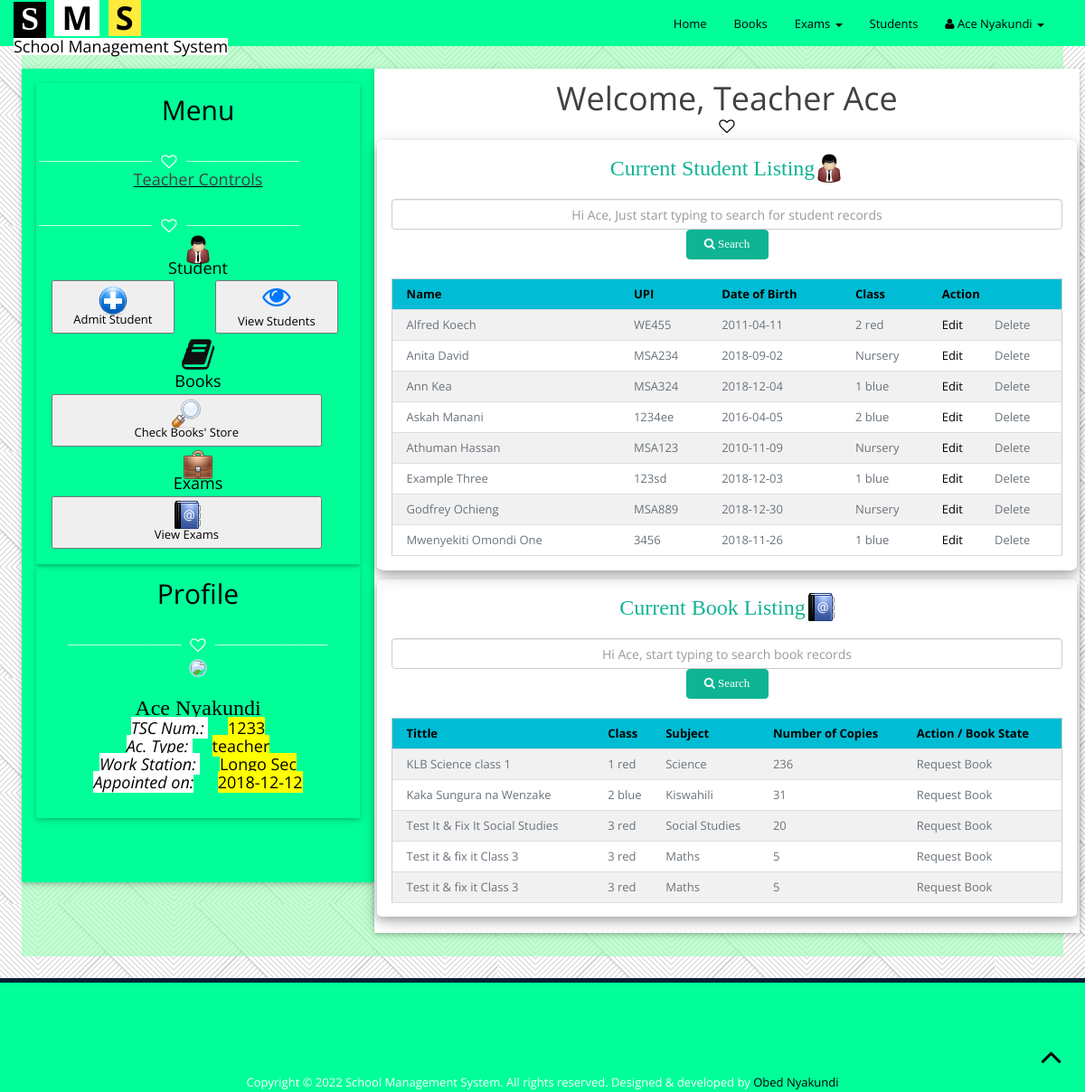
Page /home.php (signed in) on the committed database.
### tables this page shows
CREATE TABLE `teacher` (
  `name` varchar(200) NOT NULL,
  `tscNum` int(10) NOT NULL,
  `dateOfBirth` date NOT NULL,
  `dateOfAppointment` date NOT NULL,
  `currentWorkingStation` varchar(200) NOT NULL,
  `type` varchar(20) NOT NULL DEFAULT 'teacher',
  `password` varchar(200) NOT NULL
);

CREATE TABLE `students` (
  `name` varchar(200) NOT NULL,
  `dateOfBirth` date NOT NULL,
  `upi` varchar(20) NOT NULL,
  `class` varchar(10) NOT NULL
);

CREATE TABLE `books` (
  `id` int(11) NOT NULL,
  `title` varchar(100) NOT NULL,
  `class` varchar(10) NOT NULL,
  `subject` varchar(20) NOT NULL,
  `numberOfCopies` int(11) NOT NULL
);

### connection.php (called while the page is built, shortened)
<?php
if(mysqli_connect_errno()){
	die("<script> alert (\" There was a fatal error connecting to the database\");</script>");
}
else
{
		function is_logged_in(){
			if (isset($_COOKIE["name"]) && isset($_COOKIE["tsc"]) && isset($_COOKIE["type"])) {
				$uname=$_COOKIE["name"];
				$tsc=$_COOKIE["tsc"];
				$type=$_COOKIE["type"];
				$funame=substr($uname, 0,strpos($uname," "));
				return true;
			}
			else
			{
				return false;
			}
		}
		function is_headTeacher()
		{
			if (is_logged_in() && $_COOKIE["type"]=="HTeacher"){
				return true;
			}
			else
			{
				return false;
			}
		}
}
?>

### home.php (the view, shortened to what this page needs)
<?php
	require "connection.php";
if (is_logged_in()) {
		require "header1.php";
?>
<section height="auto">
	<div class="container works clearfix">
		<div class="row">
			<div class="left-panel col-xs-4 pull-left w3-card-2">
				<div class="user-details w3-card-2">
				<div class="text-center">
					<h2>Menu</h2>
				</div>
				<div class="menu-div">
				<div class='devider'><i class='fa fa-heart-o fa-lg'></i></div>
				<u><h4 class="colored text-center">Teacher Controls</h4></u>
				<div class='devider'><i class='fa fa-heart-o fa-lg'></i></div>
					<div class='row'>
					<center><img src="./img/icons/User.png"> <br> <h4>Student</h4></center>
						<div class='col-xs-6'>
							<a href='#'> <button class='btn-control' onclick="unhide('frmAdmit')"> <img src="./img/icons/Add.png"><br> Admit Student </button></a>
						</div>
						<div class='col-xs-6'>
						<a href="home.php#students"><button class='btn-control'><i class='fa fa-eye heighten-two'></i><br>View Students</button> </a>
						</div>
					</div>
					<div class='row'>
					<center><i class='fa fa-book heighten'></i> <br> <h4>Books</h4></center>
						<div class='col-xs-12'>
							<a href="home.php#books"><button class='btn-control'><img src="./img/icons/Search.png"><br/>Check Books' Store </button> </a>
						</div>
					</div>
					<div class='row'>
					<center><img src="./img/icons/Portfolio.png"> <br> <h4>Exams</h4></center>
						<div class='col-xs-12'>
							<a href="#"><button class='btn-control' onclick="unhide('examfrm')"><img src="./img/icons/Address_Book.png"><br/>View Exams </button> </a>
						</div>
					</div>
				</div>
				</div>
			<?php include_once "profile_sec.php";?>
			</div>
			<div class="main-panel col-xs-8 w3-card-2 pull-right">
			<div class="row">
			<div class="text-center">
				<h1 class="colored">Welcome, <?php
				if (is_headTeacher()) {
					echo "Admin ";
				}
				else
				{
					echo "Teacher ";
				}
				echo $funame;
				?></h1>
				<div class="black-devider"><i class="fa fa-heart-o fa-lg"></i></div>
			</div>
				</div>
				<div class="row">
				<div class="text-center  ordinary-form w3-card-4">
					<h3 class="frm-text">Current Student Listing<img src="./img/icons/User.png"></h3><br>
					<div>
					<div id="search-bar form-group">
				<form method="post" action="">
					<input type="text" autofocus placeholder="Hi <?php echo $funame?>, Just start typing to search for student records" name="search-text" class="form-control text-center" onkeyup="showresult(this.value,'ser','txtHint');">
					<button  class="btn btn-info" id="btn-srch" type="submit" name="search-main"><i class="fa fa-search -fa-lg"></i> Search</button>
				</form>
				</div>
						<div>
						<br>
						<table class="text-center w3-table w3-bordered w3-striped w3-border">
						<tr class="w3-cyan text-center">
							<th>Name</th>
							<th>UPI</th>
							<th>Date of Birth</th>
							<th>Class</th>
							<th colspan="2" class="text-center">Action</th>
						</tr>
						<?php
						$qq="select * from `students` order by `name` asc limit 10";
                                        $rr=mysqli_query($conn,$qq);
                                        while ($row=mysqli_fetch_array($rr,MYSQLI_BOTH)) {
                                            $name= $row['name'];
                                            $dob=$row['dateOfBirth'];
                                            $class=$row['class'];
                                            $upi=$row['upi'];
                                            echo "
                                            <tr>
                                            	<td>$name</td>
                                            	<td>$upi</td>
                                            	<td>$dob</td>
                                            	<td>$class</td>
                                            	<td><a href='edit_delete.php?request=stedit&upi=$upi&nm=$name&class=$class&dob=$dob'>Edit</a></td>
                                            	";
                                            	if (is_headTeacher()) {
                                            	echo
                                            	"
                                            	<td><a href='edit_delete.php?request=stdelete&upi=$upi&nm=$name&class=$class&dob=$dob'>Delete</a></td>";
                                            }
                                            else
                                            {
                                            	echo
                                            	"
                                            	<td><span onclick=\"(<script> alert('Delete operation can only be done by the Head Teacher or Deputy Head Teacher');</script>)\">Delete</span></td>";
                                            }
                                            echo"</tr>";
                                        }
						?>
						</table>
						</div>
					</div>
				</div>
				</div>
				<div class="row">
				<div class="text-center  ordinary-form w3-card-4">
					<h3 class="frm-text">Current Book Listing<img src="./img/icons/Address_Book.png"></h3><br>
					<div>
					<div id="search-bar form-group">
				<form method="post" action="">
					<input type="text" autofocus placeholder="Hi <?php echo $funame?>, start typing to search book records" name="search-text" class="form-control text-center" onkeyup="showresult(this.value,'book','hintBook');">
					<button  class="btn btn-info" id="btn-srch" type="submit" name="search-main"><i class="fa fa-search -fa-lg"></i> Search</button>
				</form>
				</div>
						<div>
						<br>
						<table class="text-center w3-table w3-bordered w3-striped w3-border">
						<tr class="w3-cyan text-center">
							<th>Tittle</th>
							<th>Class</th>
							<th>Subject</th>
							<th>Number of Copies</th>
							<th colspan="2" class="text-center">Action / Book State</th>
						</tr>
						<?php
						$qq="select * from `books` order by `id` asc limit 10";
                                        $rr=mysqli_query($conn,$qq);
                                        while ($row=mysqli_fetch_array($rr,MYSQLI_BOTH)) {
                                            $title= $row['title'];
                                            $class=$row['class'];
                                            $subject=$row['subject'];
                                            $noc=$row['numberOfCopies'];
                                            echo "
                                            <tr>
                                            	<td>$title</td>
                                            	<td>$class</td>
                                            	<td>$subject</td>
                                            	<td>$noc</td>
                                            	";
                                            	if (is_headTeacher()) {
                                            	echo"
                                            	<td>Edit</td>
                                            	<td>Delete</td>
                                            </tr>";
                                        }else
                                        {
                                        	echo"
                                            	<td>Request Book</td>
                                            </tr>";
                                        }
                                        }
						?>
						</table>
						</div>
					</div>
				</div>
				</div>
			</div>
			</div>
		</div>
	</div>
<?php
		require "footer0.php";
	}
	else
	{
		header("location:index.php");
	}
?>

### profile_sec.php
<div class="user-details text-center w3-card-2">
	<h2>Profile</h2>
	<div class="devider"><i class="fa fa-heart-o fa-lg"></i></div>
	<div>
		<img src="./img/members/default.jpg" class="featured-thumbnail">
		<div class='user-details'>
			<?php
			$sqprof="select * from `teacher` where `tscNum`='$tsc'";
			$user_record=mysqli_fetch_array(mysqli_query($conn,$sqprof),MYSQLI_BOTH);
			$current_working_station=$user_record['currentWorkingStation'];
			$date_of_appointment=$user_record['dateOfAppointment'];
			echo "
			<h3> $uname </h3>
			<h4> <span class='dtag'> TSC Num.: </span> <span class='dval'> $tsc </span> <br/>
				<span class='dtag'> Ac. Type: </span> <span class='dval'> $type </span> <br/>
				<span class='dtag'> Work Station: </span> <span class='dval'> $current_working_station </span>  <br/>
				 <span class='dtag'> Appointed on:</span> <span class='dval'> $date_of_appointment </span>  <br/> </h4>
			";
			?>
		</div>
	</div>
</div>

### css/w3.css (style rules this page uses)
html { -ms-text-size-adjust:100%;-webkit-text-size-adjust:100% }
body { margin:0 }
article,aside,details,figcaption,figure,footer,header,hgroup,main,menu,nav,section,summary { display:block }
a { -webkit-tap-highlight-color:transparent;background-color:transparent }
img { border:0 }
button,input,optgroup,select,textarea { color:inherit;font:inherit;margin:0 }
button { overflow:visible }
button,select { text-transform:none }
button,html input[type=button],input[type=reset],input[type=submit] { -webkit-appearance:button;cursor:pointer }
html,body { font-family:Verdana,sans-serif;font-size:15px;line-height:1.5 }
h1,h2,h3,h4,h5,h6,.w3-slim,.w3-wide { font-family:"Segoe UI",Arial,sans-serif }
h1 { font-size:36px }
h2 { font-size:30px }
h3 { font-size:24px }
h4 { font-size:20px }
h1,h2,h3,h4,h5,h6 { font-weight:400;margin:10px 0 }
img { margin-bottom:-5px }
a { color:inherit }
table { border-collapse:collapse;border-spacing:0;width:100%;display:table }
table,th,td { border:none }
.w3-bordered tr,.w3-table-all tr { border-bottom:1px solid #ddd }
.w3-striped tbody tr:nth-child(even) { background-color:#f1f1f1 }
.w3-table td,.w3-table th,.w3-table-all td,.w3-table-all th { padding:6px 8px;display:table-cell;text-align:left;vertical-align:top }
.w3-table th:first-child,.w3-table td:first-child,.w3-table-all th:first-child,.w3-table-all td:first-child { padding-left:16px }
.w3-border { border:1px solid #ccc !important }
.w3-card-2,.w3-example { box-shadow:0 2px 4px 0 rgba(0,0,0,0.16),0 2px 10px 0 rgba(0,0,0,0.12) !important }
.w3-card-4,.w3-hover-shadow:hover { box-shadow:0 4px 8px 0 rgba(0,0,0,0.2),0 6px 20px 0 rgba(0,0,0,0.19) !important }
.w3-cyan,.w3-hover-cyan:hover { color:#000 !important;background-color:#00bcd4 !important }

### css/main.css (style rules this page uses)
body { background-color: #fff; background: url("../img/bg_1.jpg"); font-family: 'Open Sans', sans-serif; line-height: 21px; font-size: 13px; color: #6a737b; }
#btn-srch { font-family: cursive; font-size:1em; width:7em; background-color: azure-blue; height: auto }
section { margin-top: 50px; padding-top: 2em; }
.menu-div { margin-top: 1.2em; }
a { color: #000; -webkit-transition: all .3s ease-in 0s; -moz-transition: all .3s ease-in 0s; -ms-transition: all .3s ease-in 0s; -o-transition: all .3s ease-in 0s; transition: all .3s ease-in 0s; }
a, a:focus, a:hover { text-decoration: none; outline: 0; }
h1, h2, h3, h4, h5, h6 { font-weight: normal; margin: 0; }
.devider { margin-top: 30px; }
.devider i { color: #fff; }
.black-devider { color: #000; }
.devider:before, .devider:after { content: "______________________"; color: #fff; position: relative; bottom: 6px; }
.devider:before { right: 10px; }
.devider:after { left: 10px; }
.frm-text { color:#0eb493; }
.featured-thumbnail { position: relative; height:auto; width:10em; border-radius:50%; margin:5px; border:2px solid lightblue; }
h3 { font-family: FontAwesome,cursive; }
.colored { color:#404040; }
.left-panel { padding:1em; background:#00ff99; color: #000; min-height: 900px; }
.main-panel { background:#fff; min-height: 900px; padding:1em; }
.btn { width:80%; font-size:1.6em; font-style:bold; font-family: cursive,impact,times; }
.btn-info,.btn-success { background-color: #0eb493; border-color:#0eb493; }
.ordinary-form { padding: 1.2em; margin:5px; border-radius: 1%; }
.user-details { margin:3px; padding:1em; }
.dtag { background-color: white; color:black; font-style: oblique; margin-right:1.2em; }
.dval { background-color: yellow; color:black; font-style: bold; }
.heighten { font-size: 3em; color:#101010; }
.heighten-two { font-size: 2.4em; color:#07f; }
.btn-control { height: 4.5em; width:90%; margin:0.3em; padding:1px; }

### rows in the picture
teacher: currentWorkingStation "Longo Sec", dateOfAppointment "2018-12-12"
students: name "Alfred Koech", upi "WE455", dateOfBirth "2011-04-11", class "2 red"
students: name "Anita David", upi "MSA234", dateOfBirth "2018-09-02", class "Nursery"
students: name "Ann Kea", upi "MSA324", dateOfBirth "2018-12-04", class "1 blue"
students: name "Askah Manani", upi "1234ee", dateOfBirth "2016-04-05", class "2 blue"
students: name "Athuman Hassan", upi "MSA123", dateOfBirth "2010-11-09", class "Nursery"
students: name "Example Three", upi "123sd", dateOfBirth "2018-12-03", class "1 blue"
students: name "Godfrey Ochieng", upi "MSA889", dateOfBirth "2018-12-30", class "Nursery"
students: name "Mwenyekiti Omondi One", upi "3456", dateOfBirth "2018-11-26", class "1 blue"
books: title "KLB Science class 1", class "1 red", subject "Science", numberOfCopies "236"
books: title "Kaka Sungura na Wenzake", class "2 blue", subject "Kiswahili", numberOfCopies "31"
books: title "Test It & Fix It Social Studies", class "3 red", subject "Social Studies", numberOfCopies "20"
books: title "Test it & fix it Class 3", class "3 red", subject "Maths", numberOfCopies "5"
books: title "Test it & fix it Class 3", class "3 red", subject "Maths", numberOfCopies "5"

### other values in the picture
$uname "Ace Nyakundi"
$tsc "1233"
$type "teacher"
$funame "Ace"
